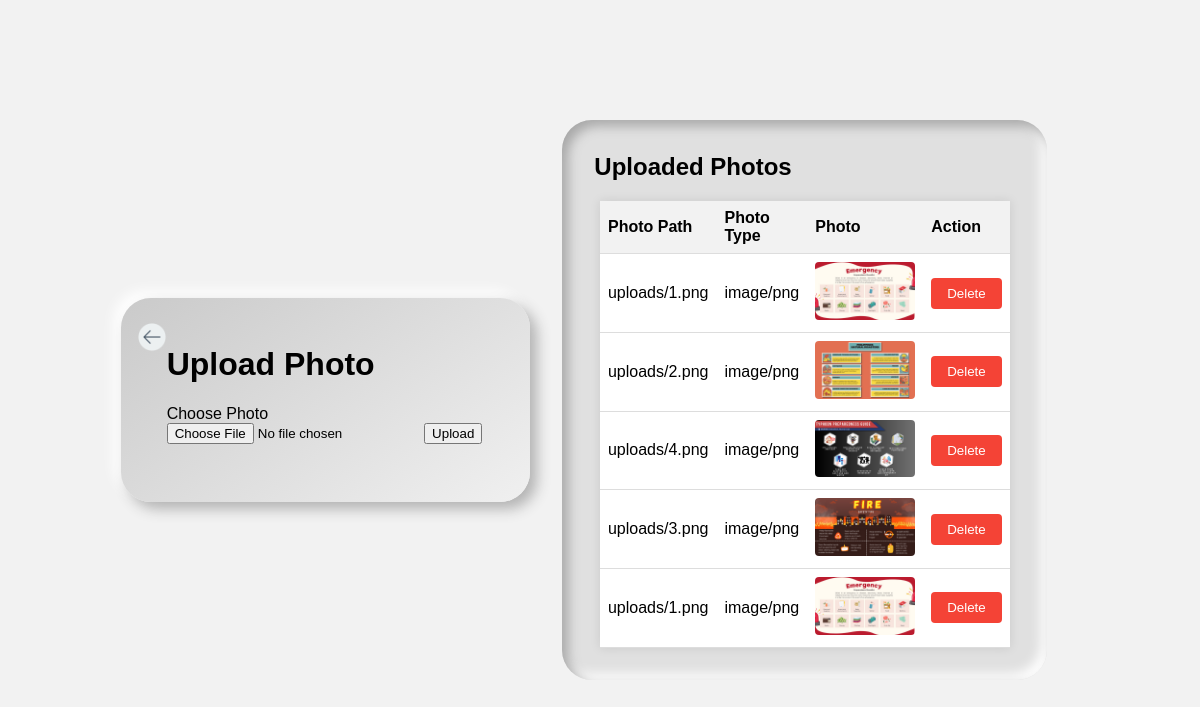
The page / on the database its author committed.
### tables this page shows
CREATE TABLE `photos` (
  `photo_id` int(11) NOT NULL,
  `photo_path` varchar(255) NOT NULL,
  `photo_type` varchar(255) NOT NULL
);

### index.php (the view, shortened to what this page needs)
<?php
$db_host = 'localhost';
$db_username = 'root';
$db_password = '';
$db_name = 'user_db';
$conn = new mysqli($db_host, $db_username, $db_password, $db_name);
$sql = "SELECT photo_id, photo_path, photo_type FROM photos";
$result = $conn->query($sql);
$photos = array();
if ($result->num_rows > 0) {
    while ($row = $result->fetch_assoc()) {
        $photos[] = $row;
    }
}
?>
<!DOCTYPE html>
<html lang="en">
<head>
<link rel="stylesheet" href="css/index.css">
</head>
<body>
    <div class="con">
    <a href="admin_interface.php" class="x-button">
                <img style="height: 30px;" src="assets/icon/left-arrow.png" alt=""></i></a>
<div class="upload1">
    <h1>Upload Photo</h1>
    <label for="photo" class="upload-btn">Choose Photo</label>
    <form id="uploadForm" enctype="multipart/form-data">
        <input type="file" name="photo" id="photo">
        <button type="submit" id="uploadButton">Upload</button>
    </form>
</div>
</div>
<div class="tab">
        <div class="d">
            <h2>Uploaded Photos</h2>
        </div>
        <table>
            <tr>
                <th>Photo Path</th>
                <th>Photo Type</th>
                <th>Photo</th>
                <th>Action</th>
            </tr>
            <?php foreach ($photos as $photo) : ?>
                <tr>
                    <td><?php echo $photo['photo_path']; ?></td>
                    <td><?php echo $photo['photo_type']; ?></td>
                    <td><img src="<?php echo $photo['photo_path']; ?>" alt="Uploaded Photo"></td>
                    <td>
                        <form method="post" action="<?php echo htmlspecialchars($_SERVER["PHP_SELF"]); ?>">
                            <button type="submit" class="delete-btn">Delete</button>
                        </form>
                    </td>
                </tr>
            <?php endforeach; ?>
        </table>
    </div>
</body>
</html>

### css/index.css (style rules this page uses)
body { font-family: Arial, sans-serif; background-color: #f2f2f2; margin: 0; padding: 0; display: flex; justify-content: center; align-items: center; height: 100vh; }
.con { display: flex; flex-direction: row; justify-content: start; padding: 3rem; border-radius: 30px; background: linear-gradient(145deg, #cacaca, #f0f0f0); box-shadow: 7px 7px 14px #b3b3b3, -7px -7px 14px #ffffff; }
.con a { margin-top: -1.5rem; margin-left: -2rem; }
h1 { margin-top: 0; }
a { justify-content: start; }
.tab { border-radius: 30px; background: #e0e0e0; box-shadow: inset 6px 6px 12px #a8a8a8, inset -6px -6px 12px #ffffff; margin: 2rem; padding: 2rem; }
h2 { text-align: center; margin-top: 1px; }
table { margin: 0 auto; border-collapse: collapse; width: 90%; background-color: #fff; box-shadow: 0 0 10px rgba(0, 0, 0, 0.1); }
th, td { border-bottom: 1px solid #ddd; padding: 8px; text-align: left; }
th { background-color: #f2f2f2; }
img { max-width: 100px; max-height: 100px; border-radius: 4px; }
.delete-btn { background-color: #f44336; color: white; border: none; padding: 8px 16px; border-radius: 4px; cursor: pointer; transition: background-color 0.3s; }
a { display: block; text-align: center; margin-top: 20px; color: #008CBA; text-decoration: none; transition: color 0.3s; }
.d { display: flex; flex-direction: column; justify-content: start; align-items: start; }

### rows shown on the page
photos: photo_path "uploads/1.png", photo_type "image/png", photo_path (picture)
photos: photo_path "uploads/2.png", photo_type "image/png", photo_path (picture)
photos: photo_path "uploads/4.png", photo_type "image/png", photo_path (picture)
photos: photo_path "uploads/3.png", photo_type "image/png", photo_path (picture)
photos: photo_path "uploads/1.png", photo_type "image/png", photo_path (picture)
